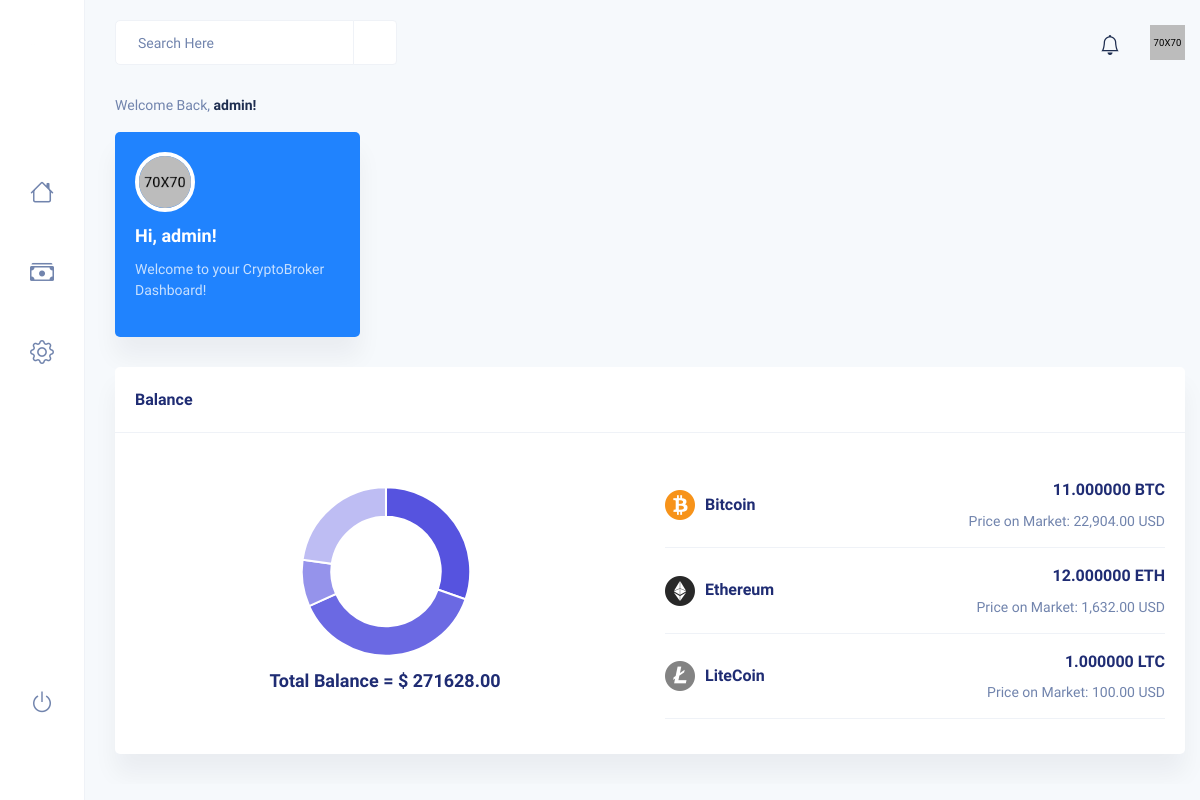
The app's page /User/dashboard.php (signed in) with its own data.
### tables this page shows
CREATE TABLE `EtheriumWallet` (
  `ID` int(11) NOT NULL,
  `ammount` int(11) DEFAULT NULL,
  `Address` varchar(40) DEFAULT NULL
);

CREATE TABLE `BitcoinWallet` (
  `ID` int(11) NOT NULL,
  `ammount` int(11) DEFAULT NULL,
  `Address` varchar(40) NOT NULL
);

CREATE TABLE `Bitcoin` (
  `ID` int(11) NOT NULL,
  `value` int(11) DEFAULT NULL
);

CREATE TABLE `LiteCoinWallet` (
  `ID` int(11) NOT NULL,
  `ammount` int(11) DEFAULT NULL,
  `Adress` varchar(40) NOT NULL
);

CREATE TABLE `LiteCoin` (
  `ID` int(11) NOT NULL,
  `value` int(11) DEFAULT NULL
);

CREATE TABLE `Etherium` (
  `ID` int(11) NOT NULL,
  `value` int(11) DEFAULT NULL
);

### User/dashboard.php (the view, shortened to what this page needs)
<?php
$connection = mysqli_connect("localhost","root","","Cripto");
$GetCriptos = "SELECT EW.ammount Etherium, bw.ammount Bitcoin, lt.ammount LiteCoin
from EtheriumWallet EW
join BitcoinWallet bw on EW.ID = bw.ID
join LiteCoinWallet lt on lt.ID = bw.ID
join login l on l.ID =lt.ID
WHERE l.email = 'admin@gmail.com'";
$result = mysqli_query($connection,$GetCriptos);
if($result){
    $row = mysqli_fetch_assoc($result);
    $EtW =10;
    $BTW =0;
    $LTW=0;
    $EtW = number_format($row['Etherium'], 6, '.', '');
    $BTW = number_format($row['Bitcoin'], 6, '.', '');
    $LTW = number_format($row['LiteCoin'], 6, '.', '');
}
$GetActualValue= "select value from Bitcoin order by ID desc limit 1";
$resultBtc = mysqli_query($connection,$GetActualValue);
if ($resultBtc) {
    $row = mysqli_fetch_assoc($resultBtc);
    $BTC = number_format($row['value'], 6, '.', '');
}
$resultEtc = mysqli_query($connection,"select value from Etherium order by ID desc limit 1");
if ($resultEtc) {
    $row = mysqli_fetch_assoc($resultEtc);
    $ETC = number_format($row['value'], 6, '.', '');
}
$resultLtc = mysqli_query($connection,"select value from LiteCoin order by ID desc limit 1");
if ($resultLtc) {
    $row = mysqli_fetch_assoc($resultLtc);
    $LTC = number_format($row['value'], 6, '.', '');
}
$Total = number_format(($BTW * $BTC) + ($LTW * $LTC) + ($EtW * $ETC),2,'.','');
?>
<!DOCTYPE html>
<html lang="en">
  <head>
    <link rel="stylesheet" href="../css/style.css" />
  </head>
  <body class="dashboard">
    <div id="main-wrapper">
      <div class="header bg-light">
        <div class="container-fluid">
          <div class="row">
            <div class="col-xxl-12">
              <div class="header-content">
                <div class="header-left">
                  <div class="search">
                    <form action="#">
                      <div class="input-group">
                        <input
                          type="text"
                          class="form-control"
                          placeholder="Search Here"
                        />
                        <span class="input-group-text"
                          ><i class="icofont-search"></i
                        ></span>
                      </div>
                    </form>
                  </div>
                </div>
                <div class="header-right">
                  <div class="notification dropdown">
                    <div class="notify-bell" data-toggle="dropdown">
                      <span><i class="bi bi-bell"></i></span>
                    </div>
                  </div>
                  <div class="profile_log dropdown">
                    <div class="user" data-toggle="dropdown">
                      <span class="thumb"
                        ><img src="../images/profile/2.png" alt=""
                      /></span>
                    </div>
                  </div>
                </div>
              </div>
            </div>
          </div>
        </div>
      </div>
      <div class="sidebar">
        <div class="brand-logo">
          <a href="../index.php"
            ><img src="../images/logow.png" alt="" width="30" />
          </a>
        </div>
        <div class="menu">
          <ul>
            <li>
              <a
                href="#"
                data-toggle="tooltip"
                data-placement="right"
                title="Home"
              >
                <span><i class="bi bi-house"></i></span>
              </a>
            </li>
            <li>
              <a
                href="../Wallet/Cyptos.php"
                data-toggle="tooltip"
                data-placement="right"
                title="Trade"
              >
                <span><i class="bi bi-cash-stack"></i></span>
              </a>
            </li>
            <li>
              <a
                href="../User/settings-profile.php"
                data-toggle="tooltip"
                data-placement="right"
                title="Settings"
                id="settings"
              >
                <span><i class="bi bi-gear"></i></span>
              </a>
            </li>
            <li class="logout">
              <a
                href="../login/signin.php"
                data-toggle="tooltip"
                data-placement="right"
                title="Signout"
              >
                <span><i class="bi bi-power"></i></span>
              </a>
            </li>
          </ul>
          <p class="copyright">&#169; <a href="#">Qkit</a></p>
        </div>
      </div>
      <div class="content-body">
        <div class="container-fluid">
          <div class="row">
            <div class="col-xl-12">
              <div class="page-title-content">
                <p>
                  Welcome Back,
                  <strong> <?php
                    echo $_SESSION['FullName'];
                  ?>!</strong>
                </p>
              </div>
            </div>
          </div>
          <div class="row">
            <div class="col-xl-3">
              <div class="row">
                <div class="col-xxl-12 col-xl-12 col-lg-6">
                  <div class="card welcome-profile">
                    <div class="card-body">
                      <img src="../images/profile/2.png" alt="" />
                      <h4>Hi, <?php
                        echo $_SESSION['FullName'];
                      ?>!</h4>
                      <p>
                        Welcome to your CryptoBroker Dashboard!
                      </p>
                    </div>
                  </div>
                </div>
              </div>
            </div>
              <div class="col-xxl-8">
                  <div class="card">
                      <div class="card-header">
                          <h4 class="card-title">Balance</h4>
                      </div>
                      <div class="card-body">
                          <div class="row align-items-center">
                              <div class="col-xxl-6 col-xl-6 col-lg-6">
                                  <div class="balance-chart">
                                      <div id="balance-chart"></div>
                                      <h4>Total Balance = $ <?php echo $Total?></h4>
                                  </div>
                              </div>
                              <div class="col-xxl-6 col-xl-6 col-lg-6">
                                  <ul class="balance-widget mt-4">
                                      <li>
                                          <div class="icon-title">
                                              <i class="cc BTC"></i>
                                              <span>Bitcoin</span>
                                          </div>
                                          <div class="text-end">
                                              <h5><?php echo $BTW?> BTC</h5>
                                              <span>Price on Market: <?php echo number_format($BTC,2,'.',',')?> USD</span>
                                          </div>
                                      </li>
                                      <li>
                                          <div class="icon-title">
                                              <i class="cc ETH"></i>
                                              <span>Ethereum</span>
                                          </div>
                                          <div class="text-end">
                                              <h5><?php echo $EtW?> ETH</h5>
                                              <span>Price on Market: <?php echo number_format($ETC,2,'.',',')?> USD</span>
                                          </div>
                                      </li>
                                      <li>
                                          <div class="icon-title">
                                              <i class="cc LTC"></i>
                                              <span>LiteCoin</span>
                                          </div>
                                          <div class="text-end">
                                              <h5><?php echo $LTW?> LTC</h5>
                                              <span>Price on Market: <?php echo number_format($LTC,2,'.',',')?> USD</span>
                                          </div>
                                      </li>
                                  </ul>
                              </div>
                          </div>
                      </div>
                  </div>
              </div>
                  </div>
                </div>
  </body>
</html>

### records on screen
etheriumwallet: ammount.value "271628.00", bitcoinwallet.ammount "11.000000", ammount "12.000000", litecoinwallet.ammount "1.000000"
bitcoin: value "22,904.00"
etherium: value "1,632.00"
litecoin: value "100.00"

### other values on screen
$_SESSION['FullName'] "admin"
